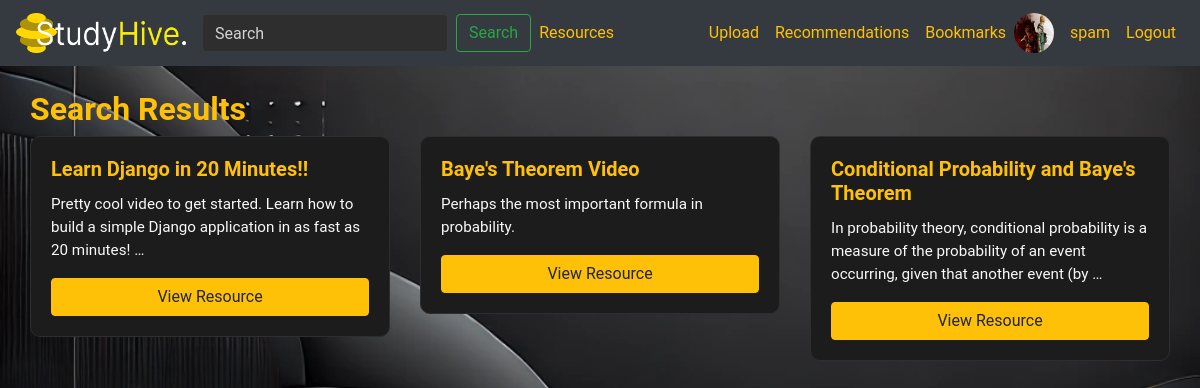
Screenshot of /search/ (signed in) with the database file from the repository.
### library/models.py (models this page shows, shortened)
class Profile(models.Model):
    user = models.OneToOneField(User, on_delete=models.CASCADE, related_name='profile')
    bio = models.TextField(blank=True)
    avatar = models.ImageField(upload_to='avatars/', blank=True, null=True)

class Resource(models.Model):
    RESOURCE_TYPE_CHOICES = [
        ('Document', 'Document'),
        ('Video', 'Video'),
    ]
    FILE_TYPE_CHOICES = [
        ('PDF', 'PDF'),
        ('PPT', 'PPT'),
        ('DOC', 'DOC'),
        ('DOCX', 'DOCX'),
        ('YouTube', 'YouTube'),
    ]
    title = models.CharField(max_length=255)
    description = models.TextField(blank=True, null=True)
    resource_type = models.CharField(max_length=20, choices=RESOURCE_TYPE_CHOICES)
    file_type = models.CharField(max_length=20, choices=FILE_TYPE_CHOICES)
    file = models.FileField(upload_to='resources/', blank=True, null=True)
    video_url = models.URLField(blank=True, null=True)
    upload_date = models.DateTimeField(auto_now_add=True)
    uploader = models.ForeignKey(User, on_delete=models.CASCADE, related_name='uploaded_resources')
    subject = models.ForeignKey(Subject, on_delete=models.SET_NULL, null=True, blank=True, related_name='resources')
    views_count = models.IntegerField(default=0)
    downloads_count = models.IntegerField(default=0)
    average_rating = models.FloatField(default=0.0)
    total_ratings = models.IntegerField(default=0)
    bookmarks = models.ManyToManyField(User, through='Bookmark', related_name='bookmarked_resources')
    is_active = models.BooleanField(default=True)
    tags = models.ManyToManyField(Tag, through='ResourceTag', related_name='resources')
    class Meta:
        pass

### library/views.py (the view)
# urls.py: path('search/', views.search_resources, name='search_resources'),
def search_resources(request):
    query = request.GET.get('q')
    resources = Resource.objects.filter(is_active=True)
    if query:
        resources = resources.filter(
            Q(title__icontains=query) |
            Q(description__icontains=query) |
            Q(tags__name__icontains=query)
        ).distinct()
    subject_id = request.GET.get('subject')
    if subject_id:
        resources = resources.filter(subject__id=subject_id)
    resource_type = request.GET.get('resource_type')
    if resource_type:
        resources = resources.filter(resource_type=resource_type)
    file_type = request.GET.get('file_type')
    if file_type:
        resources = resources.filter(file_type=file_type)
    subjects = Subject.objects.all()
    file_types = Resource.FILE_TYPE_CHOICES  # Assuming you have this in your model
    context = {
        'resources': resources,
        'query': query,
        'subjects': subjects,
        'file_types': [ft[0] for ft in file_types],  # Extract file type names
    }
    return render(request, 'library/search_results.html', context)

### library/templates/library/search_results.html (shortened to what this page needs)
{% extends 'library/layout.html' %}
{% block content %}
<div class="container">
    <h2>Search Results{% if query %} for "{{ query }}"{% endif %}</h2>
    {% if resources %}
        <div class="row">
            {% for resource in resources %}
                <div class="col-md-4">
                    <div class="card mb-3">
                        <div class="card-body">
                            <h5 class="card-title">{{ resource.title }}</h5>
                            <p class="card-text">{{ resource.description|truncatewords:20 }}</p>
                            <a href="{% url 'resource_detail' resource_id=resource.id %}" class="btn btn-primary">View Resource</a>
                        </div>
                    </div>
                </div>
            {% endfor %}
        </div>
    {% else %}
        <p>No resources found matching your query.</p>
    {% endif %}
</div>
{% endblock %}

### library/templates/library/layout.html (shortened to what this page needs)
{% load static %}
<!DOCTYPE html>
<html lang="en">
<head>
    <link rel="stylesheet" href="https://stackpath.bootstrapcdn.com/bootstrap/4.4.1/css/bootstrap.min.css">
    <link rel="stylesheet" type="text/css" href="{% static 'library/styles.css' %}">
</head>
<body>
<nav class="navbar navbar-expand-lg navbar-light bg-dark">
    <a class="navbar-brand" href="{% url 'index' %}">
        <img src="{% static 'library/img/studyhive.png' %}" width="170" height="40" class="d-inline-block align-top" alt="StudyHive.">
    </a>
    <form class="form-inline my-2 my-lg-0" method="get" action="{% url 'search_resources' %}">
        <input class="form-control mr-sm-2" type="search" placeholder="Search" aria-label="Search" name="q" value="{{ request.GET.q }}">
        <button class="btn btn-outline-success my-2 my-sm-0" type="submit">Search</button>
    </form>
    <div class="collapse navbar-collapse" id="navbarNav">
        <ul class="navbar-nav mr-auto">
            <li class="nav-item">
                <a class="nav-link" href="{% url 'index' %}">Resources</a>
            </li>
        </ul>
        <ul class="navbar-nav">
            {% if user.is_authenticated %}
            <li class="nav-item">
                <a class="nav-link" href="{% url 'upload_resource' %}">Upload</a>
            </li>
            <li class="nav-item">
                <a class="nav-link" href="{% url 'recommendations' %}">Recommendations</a>
            </li>
            <li class="nav-item">
                <a class="nav-link" href="{% url 'bookmarks_list' %}">Bookmarks</a>
            </li>
            <li class="nav-item d-flex align-items-center" style="">
                    {% if user.profile.avatar %}
                        <img src="{{ user.profile.avatar.url }}" alt="{{ user.username }}'s avatar" class="rounded-circle mr-2" width="40" height="40">
                    {% else %}
                        <img src="{% static 'library/img/default_avatar.png' %}" alt="{{ user.username }}'s avatar" class="rounded-circle mr-2" width="40" height="40">
                    {% endif %}
                    <a class="nav-link" href="{% url 'user_profile' username=user.username %}">{{ user.username }}</a>
                </li>
                <li class="nav-item">
                    <a class="nav-link" href="{% url 'logout' %}">Logout</a>
                </li>
            {% endif %}
        </ul>
    </div>
</nav>
    <div class="container mt-4">
        {% block content %}{% endblock %}
    </div>
</body>
</html>

### library/static/library/styles.css (style rules this page uses)
body { background-image: url('/static/library/img/background.png'); background-size: cover; background-position: center; background-attachment: fixed; background-repeat: no-repeat; background-color: #0A0A0A; color: #F8F9FA; font-family: 'Roboto', sans-serif; scrollbar-width: thin; scrollbar-color: #FFC107 #1C1C1C; }
h2 { font-weight: 700; color: #FFC107; }
.card { background-color: #1C1C1C; border: 1px solid #2E2E2E; border-radius: 10px; overflow: hidden; transition: transform 0.2s ease-in-out; }
.card-body { display: flex; flex-direction: column; }
.card-title { font-size: 1.25rem; font-weight: 600; color: #FFC107; }
.card-text { color: #F8F9FA; font-size: 0.95rem; flex-grow: 1; }
.btn-primary { background-color: #FFC107; border-color: #FFC107; color: #212529; transition: background-color 0.2s, border-color 0.2s; margin-top: auto; }
.container { max-width: 1200px; }
.navbar { background-color: #0A0A0A; }
.nav-link, .navbar-brand { color: #FFC107 !important; }
.form-control { background-color: #2e2e2e; color: #f8f9fa; border: 1px solid #3a3a3a; }
.form-control::placeholder { color: #d3d3d3; opacity: 1; }

### rows the page displays
Resource: title "Learn Django in 20 Minutes!!", description "Pretty cool video to get started. Learn how to build a simple Django application in as fast as 20 minutes! …"
Resource: title "Baye's Theorem Video", description "Perhaps the most important formula in probability."
Resource: title "Conditional Probability and Baye's Theorem", description "In probability theory, conditional probability is a measure of the probability of an event occurring, given that another event (by …"

### other values shown
{{ user.username }} "spam"
